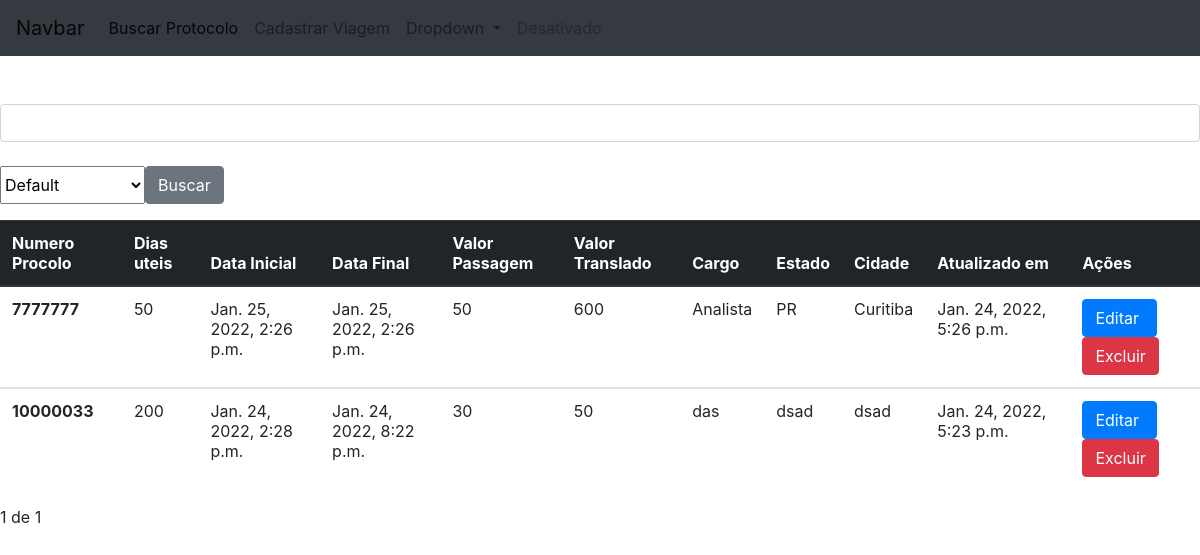
Before: / with the older database file.
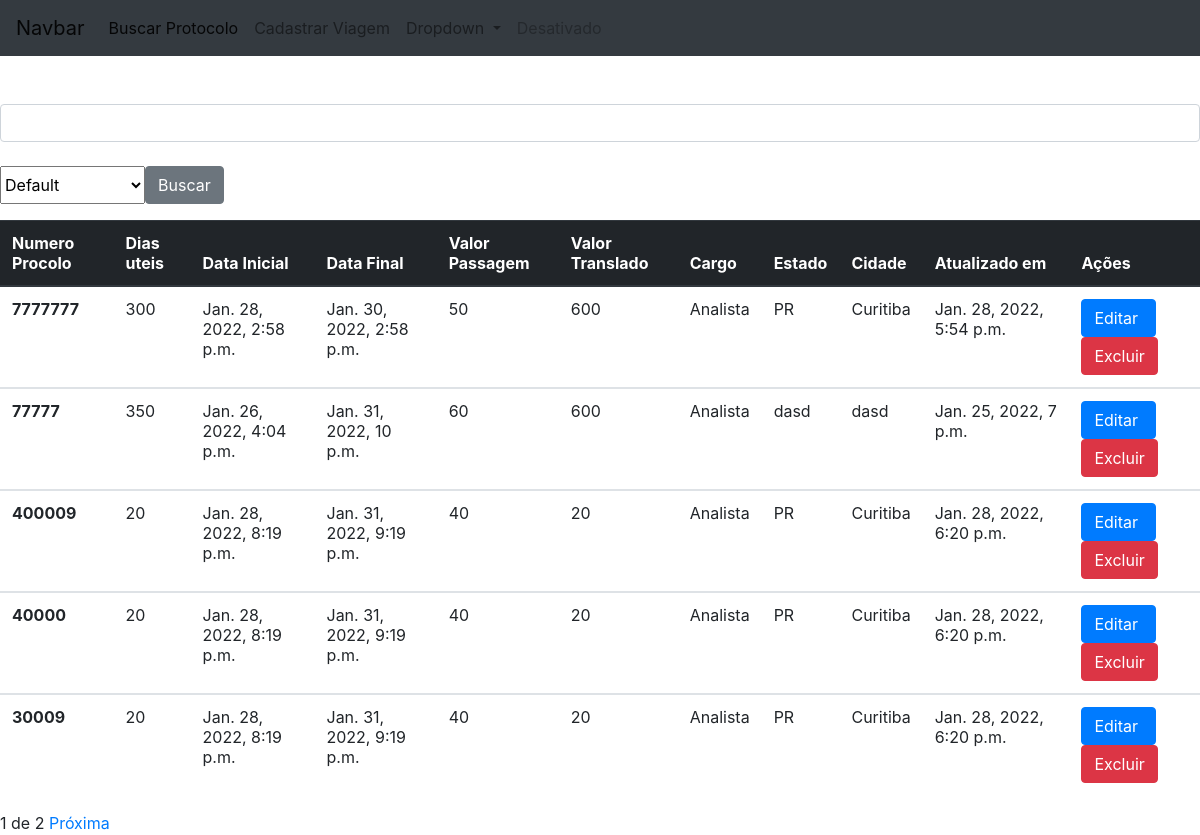
After: the same page with the newer database file.
### calculos/models.py (models this page shows, shortened)
class Calculos(models.Model):
    defensorbool= models.BooleanField('defensor',default=False)
    numero_protocolo= models.CharField('Numero Protocolo',primary_key=True ,max_length=500)
    dias_utei=models.IntegerField('Dias úteis')
    data_inical=models.DateTimeField('Data Inicial')
    data_final=models.DateTimeField('Data Final')
    valor_passagem = models.IntegerField('Valor Passagem')
    valor_translado= models.IntegerField('Valor Translado')
    cargo = models.CharField('Cargo',max_length=50)
    estado= models.CharField('Estado',max_length=50)
    cidade= models.CharField('Cidade',max_length=50)
    created_at = models.DateTimeField('Criado em ' , auto_now=True)
    update_at = models.DateTimeField('Atualizado em ' , auto_now=True)
    class Meta:
        verbose_name='Calculo'
        verbose_name_plural='Calculos'
        ordering=['numero_protocolo']

### calculos/views.py (the view, shortened to what this page needs)
# urls.py: path('', calculos.views.ListarTodosCalculos ,name='listartodos'),
def ListarTodosCalculos(request):
    post_list = Calculos.objects.all().order_by('-numero_protocolo')
    paginator = Paginator(post_list, 5)
    page = request.GET.get('page')
    posts = paginator.get_page(page)
    pesquisa = request.GET.get('search')
    opcao = request.GET.get('tipo')
    template_name = 'ListarTodos.html'
    return render(request, template_name ,{'List':posts})

### calculos/templates/ListarTodos.html (shortened to what this page needs)
{% extends "base.html" %}
{% load static %}
{% load crispy_forms_tags   %}
{% load widget_tweaks %}
{% block content %}<br><br>
<form method=”GET”>
  <div >
    <input type="text" class="form-control" placeholder="" name="search" id="search">
  </div>
  <br>
  <div class="input-group-prepend">
    <select class="form-select" aria-label="Default select example" name="tipo">
      <option disabled selected>Default</option>
    </select>
    <button class="btn btn-secondary" type="submit" id="button-addon1">Buscar
    </button>
  </div>
  </form>
<table class="table table-responsive">
    <thead class="thead-dark ">
      <tr>
        <th scope="col">Numero Procolo</th>
        <th scope="col">Dias uteis</th>
        <th scope="col">Data Inicial</th>
        <th scope="col">Data Final</th>
        <th scope="col">Valor Passagem</th>
        <th scope="col">Valor Translado</th>
        <th scope="col">Cargo</th>
        <th scope="col">Estado</th>
        <th scope="col">Cidade</th>
        <th scope="col">Atualizado em</th>
        <th scope="col">Ações</th>
      </tr>
    </thead>
    {% for value in List%}
    <tbody>
      <tr>
        <th scope="row">{{value.numero_protocolo}}</th>
        <td>{{value.dias_utei}}</td>
        <td>{{value.data_inical}}</td>
        <td>{{value.data_final}}</td>
        <td>{{value.valor_passagem}}</td>
        <td>{{value.valor_translado}}</td>
        <td>{{value.cargo}}</td>
        <td>{{value.estado}}</td>
        <td>{{value.cidade}}</td>
        <td>{{value.update_at}}</td>
        <td>
            <button class="btn btn-primary" ><a href="{% url 'listarcalculo' value.numero_protocolo %}" style="color: white;">Editar&nbsp</a></button>
            <button class="btn btn-danger" ><a href="#" onclick="DeletarViagem({{value.numero_protocolo}})" style="color: white;">Excluir</a</button>
        </td>
      </tr>
    </tbody>
    {% endfor %}
  </table>
  <div class="pagination">
    <span class="step-links">
        <span class="current">
            {{ List.number }} de {{ List.paginator.num_pages }}
        </span>
        {% if List.has_next %}
            <a href="?page={{ List.next_page_number }}">Próxima</a>
        {% endif %}
    </span>
</div>
{% endblock %}

### calculos/templates/base.html (shortened to what this page needs)
{% load static %}
{% load crispy_forms_tags   %}
{% load widget_tweaks %}
<head>
    <link rel="stylesheet" href="{% static '/css/bootstrap.min.css' %}">
    <link rel="stylesheet" href="{% static '/js/bootstrap.min.js' %}">
</head>
<body>
<nav class="navbar navbar-expand-lg navbar-light  bg-dark">
    <a class="navbar-brand" href="#">Navbar</a>
    <div class="collapse navbar-collapse" id="conteudoNavbarSuportado">
      <ul class="navbar-nav mr-auto">
        <li class="nav-item active">
          <a class="nav-link" href="{% url 'listartodos' %}">Buscar Protocolo <span class="sr-only">(página atual)</span></a>
        </li>
        <li class="nav-item">
          <a class="nav-link" href="{% url 'cadastrarviagem' %}">Cadastrar Viagem</a>
        </li>
        <li class="nav-item dropdown">
          <a class="nav-link dropdown-toggle" href="#" id="navbarDropdown" role="button" data-toggle="dropdown" aria-haspopup="true" aria-expanded="false">
            Dropdown
          </a>
        </li>
        <li class="nav-item">
          <a class="nav-link disabled" href="#">Desativado</a>
        </li>
      </ul>
    </div>
  </nav>
  {% block content %}{% endblock %}
</body>

Changed rows visible on the page:
removed Calculos: numero_protocolo "10000033", dias_utei "200", data_inical "Jan. 24, 2022, 2:28 p.m.", data_final "Jan. 24, 2022, 8:22 p.m.", valor_passagem "30", valor_translado "50", cargo "das", estado "dsad", cidade "dsad", update_at "Jan. 24, 2022, 5:23 p.m."
changed Calculos id 7777777: dias_utei "50" → "300"; data_inical "Jan. 25, 2022, 2:26 p.m." → "Jan. 28, 2022, 2:58 p.m."; data_final "Jan. 25, 2022, 2:26 p.m." → "Jan. 30, 2022, 2:58 p.m."; update_at "Jan. 24, 2022, 5:26 p.m." → "Jan. 28, 2022, 5:54 p.m."
added Calculos: numero_protocolo "77777", dias_utei "350", data_inical "Jan. 26, 2022, 4:04 p.m.", data_final "Jan. 31, 2022, 10 p.m.", valor_passagem "60", valor_translado "600", cargo "Analista", estado "dasd", cidade "dasd", update_at "Jan. 25, 2022, 7 p.m."
added Calculos: numero_protocolo "400009", dias_utei "20", data_inical "Jan. 28, 2022, 8:19 p.m.", data_final "Jan. 31, 2022, 9:19 p.m.", valor_passagem "40", valor_translado "20", cargo "Analista", estado "PR", cidade "Curitiba", update_at "Jan. 28, 2022, 6:20 p.m."
added Calculos: numero_protocolo "40000", dias_utei "20", data_inical "Jan. 28, 2022, 8:19 p.m.", data_final "Jan. 31, 2022, 9:19 p.m.", valor_passagem "40", valor_translado "20", cargo "Analista", estado "PR", cidade "Curitiba", update_at "Jan. 28, 2022, 6:20 p.m."
added Calculos: numero_protocolo "30009", dias_utei "20", data_inical "Jan. 28, 2022, 8:19 p.m.", data_final "Jan. 31, 2022, 9:19 p.m.", valor_passagem "40", valor_translado "20", cargo "Analista", estado "PR", cidade "Curitiba", update_at "Jan. 28, 2022, 6:20 p.m."
Other visible differences:
{{ List.paginator.num_pages }}: "1" → "2"
text now shown: "Próxima"
